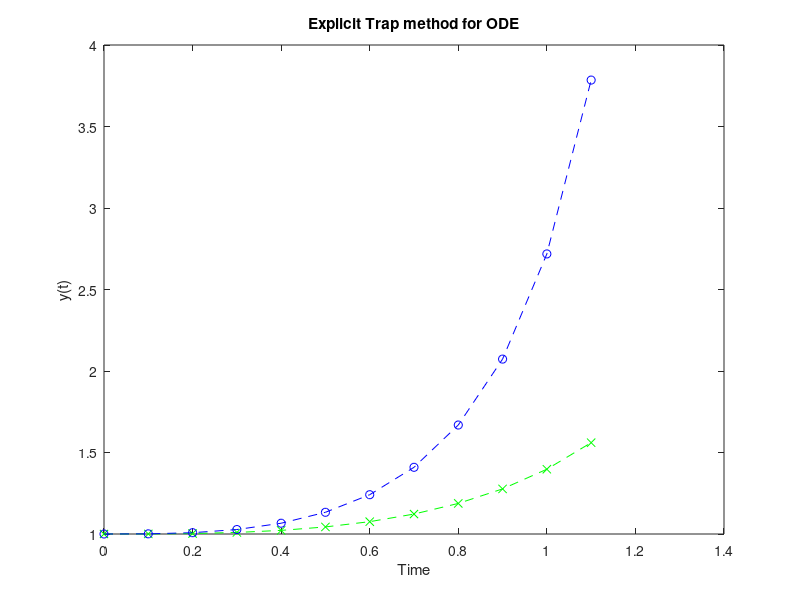

Source code (MATLAB):
%Explicit trapezoidal method for integrating first order ODE
% t(1) = initial time
% w(1) = initial condition
% h = time step size
% n = number of time steps
t(1)=0.;
h=0.1;
n=10;
w(1)=1.;
ye(1)=1.;
e(1)=0.;
% Print output title lines
fprintf(1,'Explicit Trap method\n');
fprintf(1,'  t(I)        w(I)          y(I)          e(I)\n');
for i=1:n+1
t(i+1)=t(i)+h;
% Change right hand side f(i) as needed.
%f(i)=(w(i)*t(i)+t(i)^3);
%f(i+1)=((w(i)+h*f(i))*t(i+1)+t(i+1)^3);
%(a)
%f(i)=t(i);
%f(i+1)=1;
%(b)
f(i)=w(i)*t(i)^2;
y_eul=w(i)+h*f(i);
f(i+1)=y_eul*t(i+1)^2;
%don't change this one
w(i+1)=w(i)+(f(i)+f(i+1))*h/2;
% Change exact solution as needed.
ye(i+1)=exp(t(i+1)^3);
%
e(i+1)=w(i+1)-ye(i+1);
% Print outputye(i+1)=3*exp(((t(i+1))^2)/2)-t(i+1)^2-2;

fprintf(1,'%6.3f  %15.7e %15.7e %10.7f \n',t(i),w(i),ye(i),e(i));
end
%
% Plot results
%subplot(1,2,1)
plot(t,w,'g--x',t,ye,'b--o')
title('Explicit Trap method for ODE')
xlabel('Time')
ylabel(' y(t) ')
%ylabel('Approximate y(t)')
%
%subplot(1,2,2)
%plot(t,ye)
%title('Euler method for ODE')
%xlabel('Time')
%ylabel('Exact y(t)')